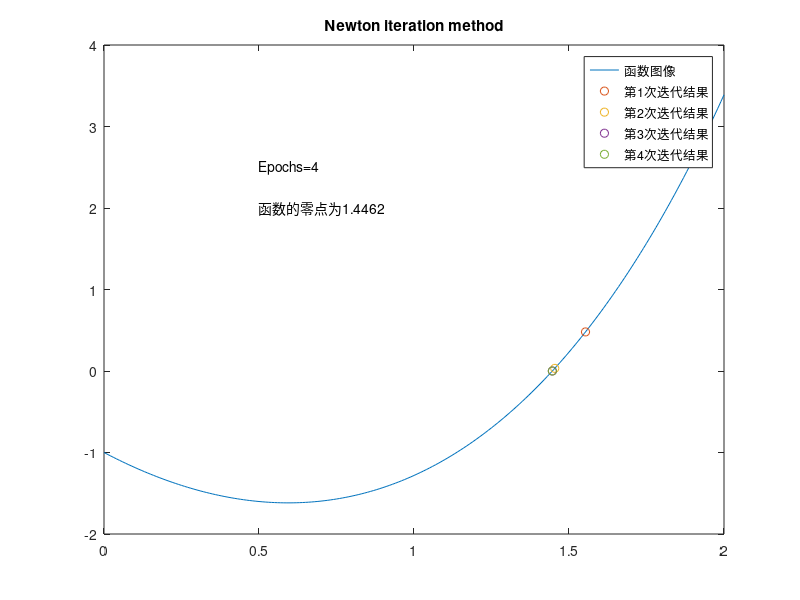

This chart was generated by the following MATLAB code:
clc;
clear;
xi=1.9;
epochs=0;
x=0:0.01:2;
y=x.^2-3*x+exp(x)-2;
plot(x,y);
hold on;
while (xi^2-3*xi+exp(xi)-2)>10^(-6)
    epochs=epochs+1;
    xj=[];
    yj=[];
    xi=xi-((xi^2-3*xi+exp(xi)-2)/(2*xi-3+exp(xi)));
    xj=[xj,xi];
    yj=[yj,(xi^2-3*xi+exp(xi)-2)];
    plot(xj,yj,'o');
    hold on;
    str{1}=['函数图像'];
    str{epochs+1}=['第',num2str(epochs),'次迭代结果'];
    legend(str);
end
text(0.5,2.5,['Epochs=',num2str(epochs)]);
title('Newton iteration method');
text(0.5,2,['函数的零点为',num2str(xi)]);

